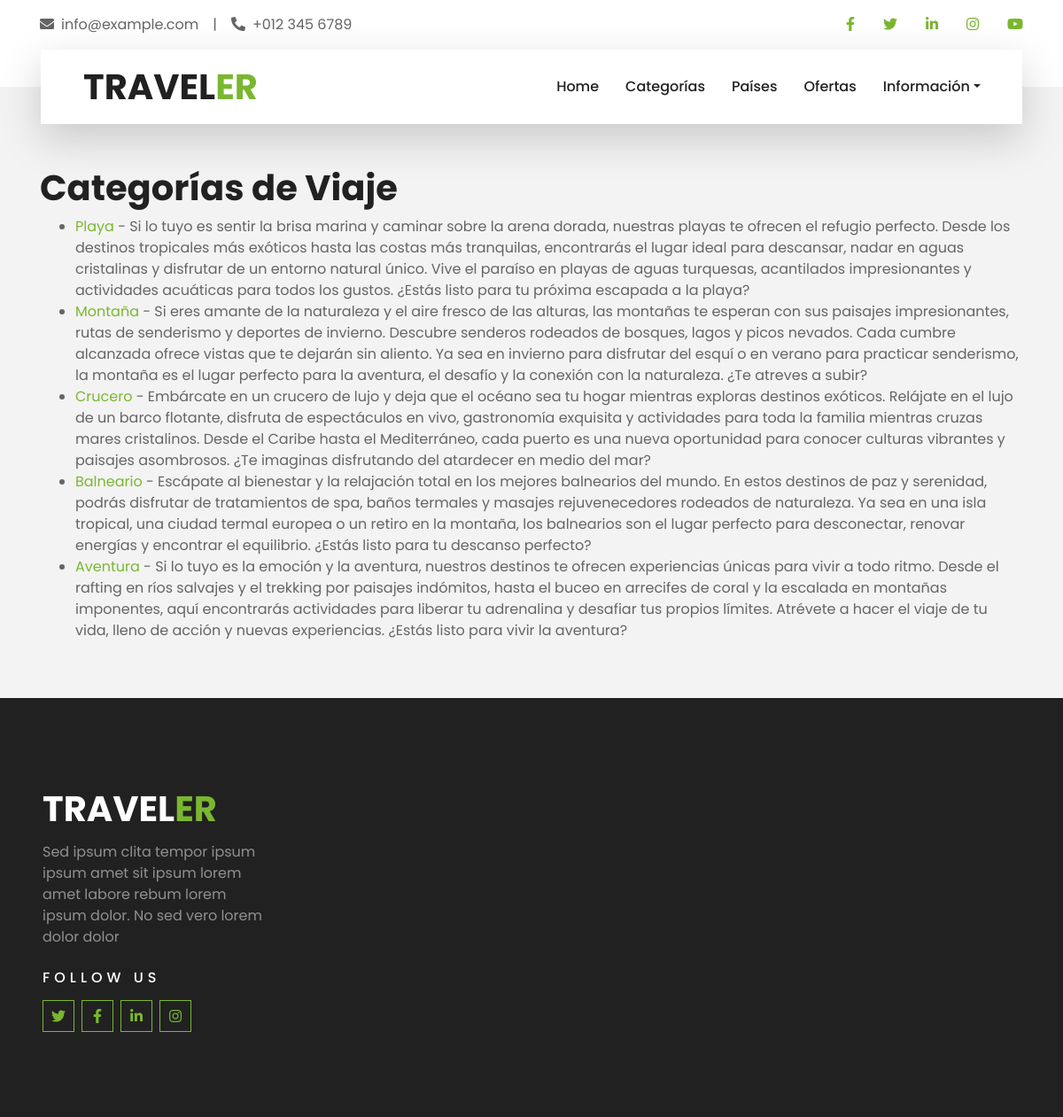
Page /categorias/ on the committed database.
### travelOffersApp/models.py (models this page shows, shortened)
class Categoria(models.Model):
    nombre = models.CharField(primary_key=True, max_length=100)
    descripcion = models.TextField()

### travelOffersApp/views.py (the view)
# urls.py: path('categorias/', views.categorias, name='categorias'),
def categorias(request):
    categorias = Categoria.objects.all()
    return render(request, 'categorias.html', {'categorias': categorias})

### travelOffersApp/templates/categorias.html (shortened to what this page needs)
{% extends "base.html" %}
{% block content %}
    <h1>Categorías de Viaje</h1>
    <ul>
        {% for categoria in categorias %}
            <li>
                <a href="{% url 'categoria' categoria.nombre %}">{{ categoria.nombre }}</a>
                - {{ categoria.descripcion }}
            </li>
        {% endfor %}
    </ul>
{% endblock %}

### rows in the picture
Categoria: nombre "Playa", descripcion "Si lo tuyo es sentir la brisa marina y caminar sobre la arena dorada, nuestras playas te ofrecen el refugio perfecto. Desde los destinos tropicales más exóticos hasta las costas más tranquilas, encontrarás el lugar ideal para descansar, nadar en aguas cristalinas y disfrutar de un entorno natural único. Vive el paraíso en playas de aguas turquesas, acantilados impresionantes y actividades acuáticas para todos los gustos. ¿Estás listo para tu próxima escapada a la playa?"
Categoria: nombre "Montaña", descripcion "Si eres amante de la naturaleza y el aire fresco de las alturas, las montañas te esperan con sus paisajes impresionantes, rutas de senderismo y deportes de invierno. Descubre senderos rodeados de bosques, lagos y picos nevados. Cada cumbre alcanzada ofrece vistas que te dejarán sin aliento. Ya sea en invierno para disfrutar del esquí o en verano para practicar senderismo, la montaña es el lugar perfecto para la aventura, el desafío y la conexión con la naturaleza. ¿Te atreves a subir?"
Categoria: nombre "Crucero", descripcion "Embárcate en un crucero de lujo y deja que el océano sea tu hogar mientras exploras destinos exóticos. Relájate en el lujo de un barco flotante, disfruta de espectáculos en vivo, gastronomía exquisita y actividades para toda la familia mientras cruzas mares cristalinos. Desde el Caribe hasta el Mediterráneo, cada puerto es una nueva oportunidad para conocer culturas vibrantes y paisajes asombrosos. ¿Te imaginas disfrutando del atardecer en medio del mar?"
Categoria: nombre "Balneario", descripcion "Escápate al bienestar y la relajación total en los mejores balnearios del mundo. En estos destinos de paz y serenidad, podrás disfrutar de tratamientos de spa, baños termales y masajes rejuvenecedores rodeados de naturaleza. Ya sea en una isla tropical, una ciudad termal europea o un retiro en la montaña, los balnearios son el lugar perfecto para desconectar, renovar energías y encontrar el equilibrio. ¿Estás listo para tu descanso perfecto?"
Categoria: nombre "Aventura", descripcion "Si lo tuyo es la emoción y la aventura, nuestros destinos te ofrecen experiencias únicas para vivir a todo ritmo. Desde el rafting en ríos salvajes y el trekking por paisajes indómitos, hasta el buceo en arrecifes de coral y la escalada en montañas imponentes, aquí encontrarás actividades para liberar tu adrenalina y desafiar tus propios límites. Atrévete a hacer el viaje de tu vida, lleno de acción y nuevas experiencias. ¿Estás listo para vivir la aventura?"
